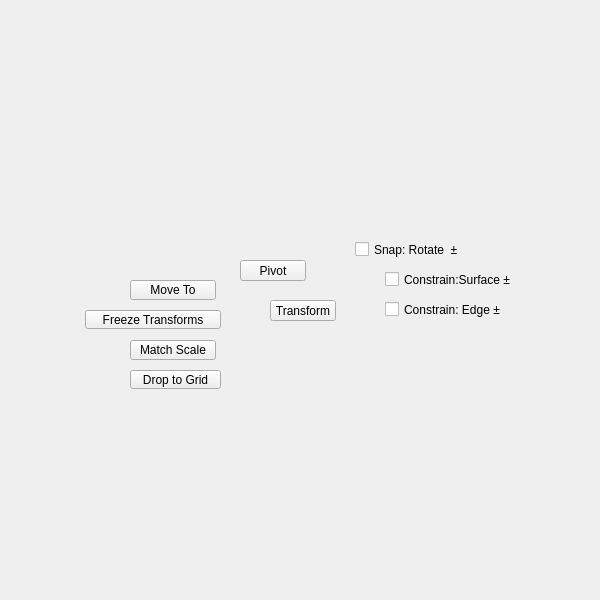
<?xml version="1.0" encoding="UTF-8"?>
<ui version="4.0">
 <class>QtUi</class>
 <widget class="QMainWindow" name="QtUi">
  <property name="enabled">
   <bool>true</bool>
  </property>
  <property name="geometry">
   <rect>
    <x>0</x>
    <y>0</y>
    <width>600</width>
    <height>600</height>
   </rect>
  </property>
  <property name="sizePolicy">
   <sizepolicy hsizetype="Ignored" vsizetype="Ignored">
    <horstretch>0</horstretch>
    <verstretch>0</verstretch>
   </sizepolicy>
  </property>
  <property name="minimumSize">
   <size>
    <width>0</width>
    <height>0</height>
   </size>
  </property>
  <property name="maximumSize">
   <size>
    <width>600</width>
    <height>600</height>
   </size>
  </property>
  <property name="toolButtonStyle">
   <enum>Qt::ToolButtonIconOnly</enum>
  </property>
  <property name="tabShape">
   <enum>QTabWidget::Triangular</enum>
  </property>
  <property name="dockNestingEnabled">
   <bool>true</bool>
  </property>
  <property name="dockOptions">
   <set>QMainWindow::AllowNestedDocks|QMainWindow::AllowTabbedDocks|QMainWindow::AnimatedDocks|QMainWindow::ForceTabbedDocks</set>
  </property>
  <widget class="QWidget" name="widget">
   <property name="sizePolicy">
    <sizepolicy hsizetype="Ignored" vsizetype="Ignored">
     <horstretch>0</horstretch>
     <verstretch>0</verstretch>
    </sizepolicy>
   </property>
   <widget class="QPushButton" name="i061">
    <property name="geometry">
     <rect>
      <x>240</x>
      <y>260</y>
      <width>66</width>
      <height>21</height>
     </rect>
    </property>
    <property name="minimumSize">
     <size>
      <width>0</width>
      <height>21</height>
     </size>
    </property>
    <property name="maximumSize">
     <size>
      <width>16777215</width>
      <height>21</height>
     </size>
    </property>
    <property name="accessibleName">
     <string>pivot</string>
    </property>
    <property name="text">
     <string>Pivot</string>
    </property>
   </widget>
   <widget class="QPushButton" name="i060">
    <property name="geometry">
     <rect>
      <x>270</x>
      <y>300</y>
      <width>66</width>
      <height>21</height>
     </rect>
    </property>
    <property name="minimumSize">
     <size>
      <width>0</width>
      <height>21</height>
     </size>
    </property>
    <property name="maximumSize">
     <size>
      <width>16777215</width>
      <height>21</height>
     </size>
    </property>
    <property name="accessibleName">
     <string>transform</string>
    </property>
    <property name="text">
     <string>Transform</string>
    </property>
   </widget>
   <widget class="PushButton" name="tb000">
    <property name="enabled">
     <bool>true</bool>
    </property>
    <property name="geometry">
     <rect>
      <x>130</x>
      <y>370</y>
      <width>91</width>
      <height>19</height>
     </rect>
    </property>
    <property name="maximumSize">
     <size>
      <width>111</width>
      <height>19</height>
     </size>
    </property>
    <property name="toolTip">
     <string>Move selected object to grid.</string>
    </property>
    <property name="layoutDirection">
     <enum>Qt::LeftToRight</enum>
    </property>
    <property name="text">
     <string>Drop to Grid</string>
    </property>
   </widget>
   <widget class="QCheckBox" name="chk024">
    <property name="enabled">
     <bool>true</bool>
    </property>
    <property name="geometry">
     <rect>
      <x>385</x>
      <y>300</y>
      <width>126</width>
      <height>19</height>
     </rect>
    </property>
    <property name="maximumSize">
     <size>
      <width>999</width>
      <height>19</height>
     </size>
    </property>
    <property name="toolTip">
     <string>Constrain to edge</string>
    </property>
    <property name="layoutDirection">
     <enum>Qt::LeftToRight</enum>
    </property>
    <property name="autoFillBackground">
     <bool>true</bool>
    </property>
    <property name="text">
     <string>Constrain: Edge ±</string>
    </property>
    <property name="iconSize">
     <size>
      <width>18</width>
      <height>18</height>
     </size>
    </property>
    <property name="checkable">
     <bool>true</bool>
    </property>
    <property name="checked">
     <bool>false</bool>
    </property>
   </widget>
   <widget class="PushButton" name="tb002">
    <property name="enabled">
     <bool>true</bool>
    </property>
    <property name="geometry">
     <rect>
      <x>85</x>
      <y>310</y>
      <width>136</width>
      <height>19</height>
     </rect>
    </property>
    <property name="maximumSize">
     <size>
      <width>999</width>
      <height>19</height>
     </size>
    </property>
    <property name="toolTip">
     <string>Freeze transformations on any selected objects and center the pivot on each objects bounding box.</string>
    </property>
    <property name="text">
     <string>Freeze Transforms</string>
    </property>
    <property name="iconSize">
     <size>
      <width>18</width>
      <height>18</height>
     </size>
    </property>
    <property name="autoDefault">
     <bool>false</bool>
    </property>
    <property name="default">
     <bool>false</bool>
    </property>
    <property name="flat">
     <bool>false</bool>
    </property>
   </widget>
   <widget class="QCheckBox" name="chk025">
    <property name="enabled">
     <bool>true</bool>
    </property>
    <property name="geometry">
     <rect>
      <x>385</x>
      <y>270</y>
      <width>136</width>
      <height>19</height>
     </rect>
    </property>
    <property name="maximumSize">
     <size>
      <width>999</width>
      <height>19</height>
     </size>
    </property>
    <property name="toolTip">
     <string>Constrain to surface</string>
    </property>
    <property name="layoutDirection">
     <enum>Qt::LeftToRight</enum>
    </property>
    <property name="autoFillBackground">
     <bool>true</bool>
    </property>
    <property name="text">
     <string>Constrain:Surface ±</string>
    </property>
    <property name="iconSize">
     <size>
      <width>18</width>
      <height>18</height>
     </size>
    </property>
    <property name="checkable">
     <bool>true</bool>
    </property>
    <property name="checked">
     <bool>false</bool>
    </property>
   </widget>
   <widget class="CheckBox" name="chk023">
    <property name="enabled">
     <bool>true</bool>
    </property>
    <property name="geometry">
     <rect>
      <x>355</x>
      <y>240</y>
      <width>131</width>
      <height>19</height>
     </rect>
    </property>
    <property name="maximumSize">
     <size>
      <width>999</width>
      <height>19</height>
     </size>
    </property>
    <property name="mouseTracking">
     <bool>false</bool>
    </property>
    <property name="toolTip">
     <string>Snap rotation.</string>
    </property>
    <property name="layoutDirection">
     <enum>Qt::LeftToRight</enum>
    </property>
    <property name="autoFillBackground">
     <bool>true</bool>
    </property>
    <property name="text">
     <string>Snap: Rotate  ±</string>
    </property>
    <property name="iconSize">
     <size>
      <width>18</width>
      <height>18</height>
     </size>
    </property>
    <property name="checkable">
     <bool>true</bool>
    </property>
    <property name="checked">
     <bool>false</bool>
    </property>
    <property name="tristate">
     <bool>false</bool>
    </property>
   </widget>
   <widget class="PushButton" name="tb005">
    <property name="enabled">
     <bool>true</bool>
    </property>
    <property name="geometry">
     <rect>
      <x>130</x>
      <y>280</y>
      <width>86</width>
      <height>20</height>
     </rect>
    </property>
    <property name="sizePolicy">
     <sizepolicy hsizetype="Preferred" vsizetype="Fixed">
      <horstretch>0</horstretch>
      <verstretch>0</verstretch>
     </sizepolicy>
    </property>
    <property name="minimumSize">
     <size>
      <width>0</width>
      <height>20</height>
     </size>
    </property>
    <property name="maximumSize">
     <size>
      <width>16777215</width>
      <height>20</height>
     </size>
    </property>
    <property name="toolTip">
     <string>Move selected object(s) to last selected.</string>
    </property>
    <property name="text">
     <string>Move To</string>
    </property>
    <property name="iconSize">
     <size>
      <width>18</width>
      <height>18</height>
     </size>
    </property>
    <property name="autoDefault">
     <bool>false</bool>
    </property>
    <property name="default">
     <bool>false</bool>
    </property>
    <property name="flat">
     <bool>false</bool>
    </property>
   </widget>
   <widget class="QPushButton" name="b001">
    <property name="enabled">
     <bool>true</bool>
    </property>
    <property name="geometry">
     <rect>
      <x>130</x>
      <y>340</y>
      <width>86</width>
      <height>20</height>
     </rect>
    </property>
    <property name="sizePolicy">
     <sizepolicy hsizetype="Preferred" vsizetype="Fixed">
      <horstretch>0</horstretch>
      <verstretch>0</verstretch>
     </sizepolicy>
    </property>
    <property name="minimumSize">
     <size>
      <width>0</width>
      <height>20</height>
     </size>
    </property>
    <property name="maximumSize">
     <size>
      <width>16777215</width>
      <height>20</height>
     </size>
    </property>
    <property name="toolTip">
     <string>&lt;html&gt;&lt;head/&gt;&lt;body&gt;&lt;p&gt;Match the first selected object to the combined bounding box scale of any additional selected objects.&lt;/p&gt;&lt;/body&gt;&lt;/html&gt;</string>
    </property>
    <property name="text">
     <string>Match Scale</string>
    </property>
    <property name="iconSize">
     <size>
      <width>18</width>
      <height>18</height>
     </size>
    </property>
    <property name="autoDefault">
     <bool>false</bool>
    </property>
    <property name="default">
     <bool>false</bool>
    </property>
    <property name="flat">
     <bool>false</bool>
    </property>
   </widget>
  </widget>
 </widget>
 <customwidgets>
  <customwidget>
   <class>PushButton</class>
   <extends>QPushButton</extends>
   <header>widgets.pushbutton.h</header>
  </customwidget>
  <customwidget>
   <class>CheckBox</class>
   <extends>QCheckBox</extends>
   <header>uitk.widgets.checkbox.CheckBox.h</header>
  </customwidget>
 </customwidgets>
 <resources/>
 <connections/>
 <designerdata>
  <property name="gridDeltaX">
   <number>5</number>
  </property>
  <property name="gridDeltaY">
   <number>10</number>
  </property>
  <property name="gridSnapX">
   <bool>true</bool>
  </property>
  <property name="gridSnapY">
   <bool>true</bool>
  </property>
  <property name="gridVisible">
   <bool>true</bool>
  </property>
 </designerdata>
</ui>
